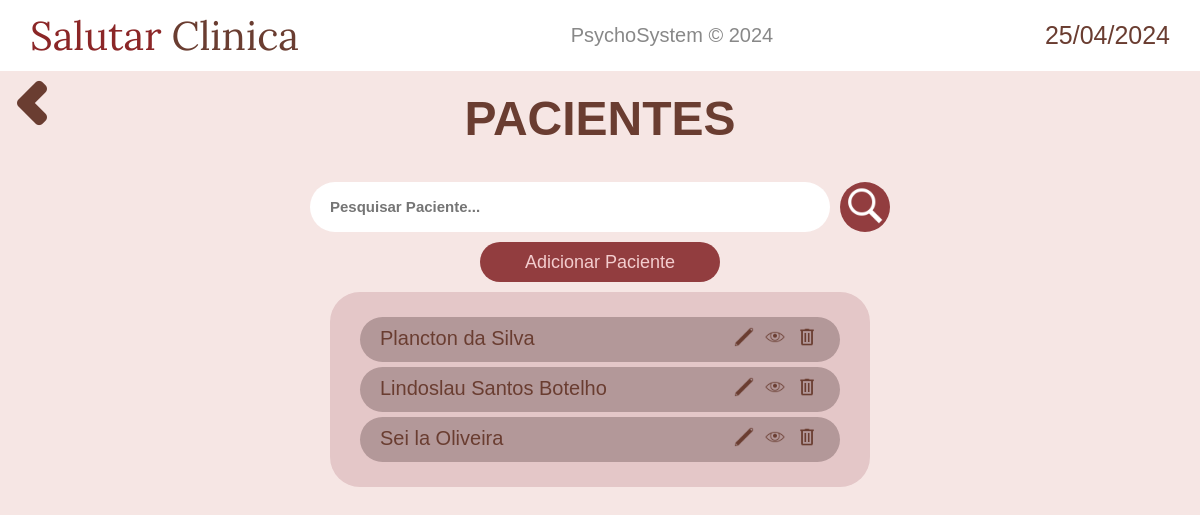
Before: /pacientes/ with the older database file.
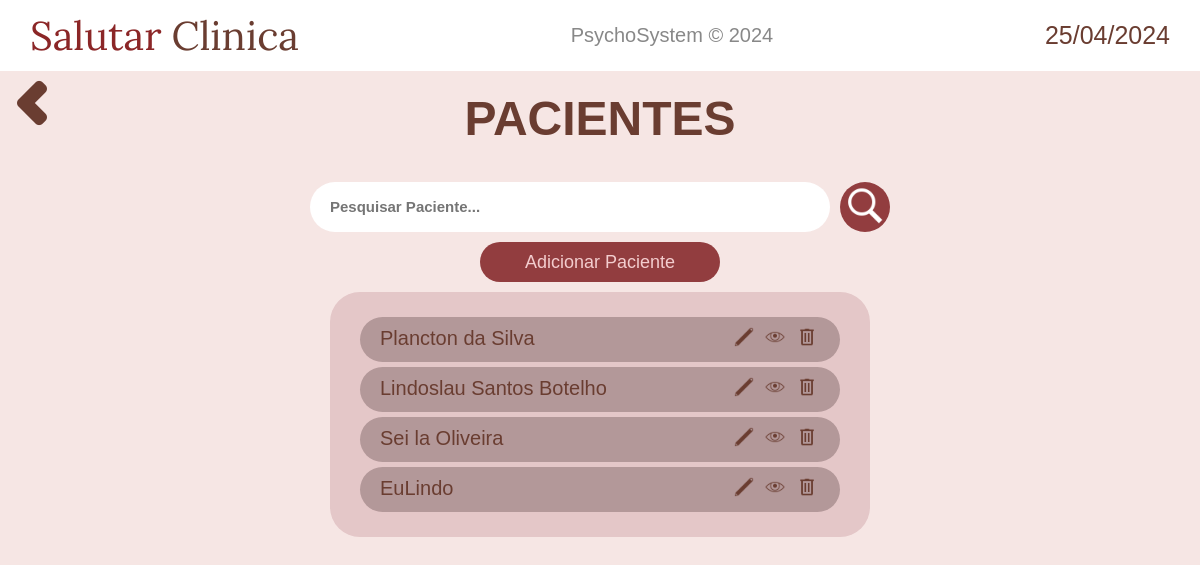
After: the same page with the newer database file.
### pacientes/models.py (models this page shows)
class Paciente(models.Model):
    nome = models.CharField(max_length=50)
    data_nascimento = models.DateField()
    telefone = models.CharField(max_length=20)
    rg = models.CharField(max_length=20)
    cpf = models.CharField(max_length=20, primary_key=True)
    nome_pai = models.CharField(max_length=50)
    nome_mae = models.CharField(max_length=50)
    rua = models.CharField(max_length=50)
    numero = models.CharField(max_length=5)
    bairro = models.CharField(max_length=50)
    complemento = models.TextField()
    cep = models.CharField(max_length=20)
    ponto_referencia = models.TextField()

### pacientes/views.py (the view)
# urls.py: path('', views.display, name="display_pacientes"),
def display(request):
    pacientes = Paciente.objects.all()
    context_ = {
        'data_atual': data_atual,
        'pacientes': pacientes,
    }
    return render(request, 'pacientes/display.html', context_)

### pacientes/templates/pacientes/display.html
{% extends 'base.html' %}
{% load static %}
{% block content %}
<div style="display: flex;">
    <a href="{% url 'home:login' %}" class="return-button"><img src="{% static 'home/imagens/chevron-left.png' %}" alt=""></a>
    <h2 class="welcome-text"><a href="{% url 'pacientes:display_pacientes' %}">PACIENTES</a></h2>
</div>
<main style="flex-direction: column;">
    <form action="{% url 'pacientes:search' %}" method="get" style="justify-content: center; display: flex;">
        <input class="pesquisar-pacientes" type="text" id="search" name="q" placeholder="Pesquisar Paciente...">
        <button type="submit" class="pesquisar-button">
            <img src="{% static 'pacientes/imagens/pesquisar-icon.png' %}" height="40" alt="">
        </button>
    </form>
    <a class="add-paciente-button" href="{% url 'pacientes:cadastro_paciente' %}">
        Adicionar Paciente
    </a>
    <div class="mostrar-pacientes-container">
        {% for paciente in pacientes %}
        <div class="paciente-exibido">
            <h4 style="font-weight: 500;">{{ paciente.nome }}</h4>
            <div class="icones-paciente">
                <a href="{% url 'pacientes:infos' paciente.cpf %}" style="margin: 0 3px;">
                    <img height="20" src="{% static 'pacientes/imagens/editar-icon.png' %}" alt="">
                </a>
                <a href="{% url 'pacientes:infos' paciente.cpf %}" style="margin: 0 3px;">
                    <img height="20" src="{% static 'pacientes/imagens/ver-icon.png' %}" alt="">
                </a>
                <a href="{% url 'pacientes:infos' paciente.cpf %}" style="margin: 0 3px;">
                    <img height="20" src="{% static 'pacientes/imagens/excluir-icon.png' %}" alt="">
                </a>
            </div>
        </div>
        {% endfor %}
    </div>
</main>
{% endblock content %}

### base/base.html (shortened to what this page needs)
{% load static %}
<!DOCTYPE html>
<html lang="en">
<head>
    <link rel="stylesheet" href="{% static 'home/css/navbar.css' %}">
    <link rel="stylesheet" href="{% static 'home/css/styles.css' %}">
    <link rel="stylesheet" href="{% static 'pacientes/css/styles.css' %}">
</head>
<body>
    {% include 'partials/navbar.html' %}
    {% block content %}{% endblock content %}
</body>
</html>

### base/partials/navbar.html
{% load static %}
<nav class="nav-bar">
    <a href="{% url 'home:home' %}">
        <h1 style="font-family: 'Lora'; font-weight: 400; display: flex; color: #8b2627; font-size: 40px;">Salutar <p style="font-family: 'Lora'; color: #6a3d31; margin-left: 10px;">Clinica</p></h1>
    </a>
    <h2 class="titulo-central">PsychoSystem &copy; 2024</h2>
    <h4 class="data-atual">{{data_atual}}</h4>
</nav>

### static/home/css/navbar.css (style rules this page uses)
.titulo-central { color: #888; font-weight: 400; font-family: sans-serif; font-size: 20px; }
.data-atual { color: #6a3d31; font-size: 25px; font-weight: 500; font-family: sans-serif; }
.nav-bar { display: flex; justify-content: space-between; align-items: center; padding: 10px 30px; background-color: #fff; }

### static/home/css/styles.css (style rules this page uses)
* { margin: 0; padding: 0; }
body { background-color: #f6e6e4;; }
main { display: flex; margin-top: 3%; }
a { text-decoration: none; color: #6a3d31; }
.return-button { background-color: #ffffff00; border: none; cursor: pointer; position: absolute; }
.welcome-text { font-family: sans-serif; font-weight: bold; font-size: 3rem; color: #6a3d31; margin: 0 auto; margin-top: 20px; }

### static/pacientes/css/styles.css (style rules this page uses)
.pesquisar-pacientes { border: none; background-color: #fff; width: 40%; height: 40px; border-radius: 50px; padding: 5px 20px; }
.pesquisar-pacientes::placeholder { font-size: 15px; font-weight: bold; }
.add-paciente-button { display: flex; justify-content: center; align-items: center; width: 20%; height: 40px; border-radius: 50px; border: none; background-color: #923d3f; color: #f3cdce; font-size: 18px; font-family: sans-serif; margin: 10px auto; transition: 0.5s; }
.mostrar-pacientes-container { width: 40%; background-color: #e4c7c8; border-radius: 30px; padding: 20px 30px; margin: 0 auto; }
.paciente-exibido { display: flex; justify-content: space-between; background-color: #b39899; padding: 10px 20px; border-radius: 30px; font-family: sans-serif; font-size: 20px; color: #6a3d31; margin: 5px 0; }
.pesquisar-button { background-color: #923d3f; border: none; border-radius: 50px; height: 50px; width: 50px; margin-left: 10px; cursor: pointer; transition: 0.5s; }

Changed rows visible on the page:
added Paciente: nome "EuLindo"
